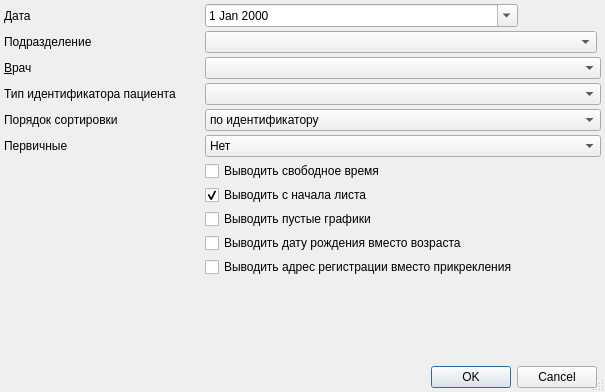
<?xml version="1.0" encoding="UTF-8"?>
<ui version="4.0">
 <class>DailyJournalBeforeRecordSetup</class>
 <widget class="QDialog" name="DailyJournalBeforeRecordSetup">
  <property name="windowModality">
   <enum>Qt::ApplicationModal</enum>
  </property>
  <property name="geometry">
   <rect>
    <x>0</x>
    <y>0</y>
    <width>605</width>
    <height>392</height>
   </rect>
  </property>
  <property name="windowTitle">
   <string>Суточный журнал предварительной записи</string>
  </property>
  <property name="sizeGripEnabled">
   <bool>true</bool>
  </property>
  <layout class="QGridLayout" name="gridLayout">
   <property name="margin">
    <number>4</number>
   </property>
   <property name="spacing">
    <number>4</number>
   </property>
   <item row="5" column="2" colspan="3">
    <widget class="CRBComboBox" name="cmbAccountingSystem"/>
   </item>
   <item row="6" column="2" colspan="3">
    <widget class="QComboBox" name="cmbOrderSorting">
     <item>
      <property name="text">
       <string>по идентификатору</string>
      </property>
     </item>
     <item>
      <property name="text">
       <string>по времени</string>
      </property>
     </item>
     <item>
      <property name="text">
       <string>по ФИО</string>
      </property>
     </item>
    </widget>
   </item>
   <item row="3" column="0">
    <widget class="QLabel" name="lblOrgStructure">
     <property name="text">
      <string>Подразделение</string>
     </property>
    </widget>
   </item>
   <item row="8" column="2" colspan="2">
    <widget class="QCheckBox" name="chkFreeTimes">
     <property name="text">
      <string>Выводить свободное время</string>
     </property>
    </widget>
   </item>
   <item row="10" column="2" colspan="2">
    <widget class="QCheckBox" name="chkNoTimeLinePerson">
     <property name="text">
      <string>Выводить пустые графики</string>
     </property>
    </widget>
   </item>
   <item row="0" column="0" colspan="2">
    <widget class="QLabel" name="lblBegDate">
     <property name="text">
      <string>Дата</string>
     </property>
     <property name="buddy">
      <cstring>edtBegDate</cstring>
     </property>
    </widget>
   </item>
   <item row="6" column="0">
    <widget class="QLabel" name="lblOrderSorting">
     <property name="text">
      <string>Порядок сортировки</string>
     </property>
    </widget>
   </item>
   <item row="5" column="0">
    <widget class="QLabel" name="lblUserProfile">
     <property name="text">
      <string>Тип идентификатора пациента</string>
     </property>
    </widget>
   </item>
   <item row="0" column="2">
    <widget class="CDateEdit" name="edtBegDate">
     <property name="enabled">
      <bool>true</bool>
     </property>
     <property name="calendarPopup">
      <bool>true</bool>
     </property>
    </widget>
   </item>
   <item row="14" column="0" colspan="4">
    <widget class="QDialogButtonBox" name="buttonBox">
     <property name="orientation">
      <enum>Qt::Horizontal</enum>
     </property>
     <property name="standardButtons">
      <set>QDialogButtonBox::Cancel|QDialogButtonBox::Ok</set>
     </property>
    </widget>
   </item>
   <item row="7" column="0" colspan="2">
    <widget class="QLabel" name="lblIsPrimary">
     <property name="text">
      <string>Первичные</string>
     </property>
    </widget>
   </item>
   <item row="9" column="2" colspan="2">
    <widget class="QCheckBox" name="chkPegeFormat">
     <property name="text">
      <string>Выводить с начала листа</string>
     </property>
     <property name="checked">
      <bool>true</bool>
     </property>
    </widget>
   </item>
   <item row="4" column="0">
    <widget class="QLabel" name="lblPerson">
     <property name="text">
      <string>&amp;Врач</string>
     </property>
     <property name="buddy">
      <cstring>cmbPerson</cstring>
     </property>
    </widget>
   </item>
   <item row="0" column="3">
    <spacer name="horizontalSpacer">
     <property name="orientation">
      <enum>Qt::Horizontal</enum>
     </property>
     <property name="sizeHint" stdset="0">
      <size>
       <width>40</width>
       <height>20</height>
      </size>
     </property>
    </spacer>
   </item>
   <item row="11" column="2">
    <widget class="QCheckBox" name="chkViewBirthDate">
     <property name="text">
      <string>Выводить дату рождения вместо возраста</string>
     </property>
    </widget>
   </item>
   <item row="13" column="1">
    <spacer>
     <property name="orientation">
      <enum>Qt::Vertical</enum>
     </property>
     <property name="sizeHint" stdset="0">
      <size>
       <width>21</width>
       <height>21</height>
      </size>
     </property>
    </spacer>
   </item>
   <item row="12" column="2">
    <widget class="QCheckBox" name="chkViewRegAdress">
     <property name="text">
      <string>Выводить адрес регистрации вместо прикрекления</string>
     </property>
    </widget>
   </item>
   <item row="7" column="2" colspan="3">
    <widget class="QComboBox" name="cmbIsPrimary">
     <item>
      <property name="text">
       <string>Нет</string>
      </property>
     </item>
     <item>
      <property name="text">
       <string>Да</string>
      </property>
     </item>
    </widget>
   </item>
   <item row="4" column="2" colspan="3">
    <widget class="CPersonComboBoxEx" name="cmbPerson">
     <property name="enabled">
      <bool>true</bool>
     </property>
    </widget>
   </item>
   <item row="3" column="2" colspan="2">
    <widget class="COrgStructureComboBox" name="cmbOrgStructure">
     <property name="enabled">
      <bool>true</bool>
     </property>
    </widget>
   </item>
  </layout>
 </widget>
 <customwidgets>
  <customwidget>
   <class>CDateEdit</class>
   <extends>QDateEdit</extends>
   <header>library/DateEdit.h</header>
  </customwidget>
  <customwidget>
   <class>COrgStructureComboBox</class>
   <extends>QComboBox</extends>
   <header>Orgs/OrgStructComboBoxes.h</header>
  </customwidget>
  <customwidget>
   <class>CRBComboBox</class>
   <extends>QComboBox</extends>
   <header>library/crbcombobox.h</header>
  </customwidget>
  <customwidget>
   <class>CPersonComboBoxEx</class>
   <extends>QComboBox</extends>
   <header>Orgs/PersonComboBoxEx.h</header>
  </customwidget>
 </customwidgets>
 <tabstops>
  <tabstop>edtBegDate</tabstop>
  <tabstop>cmbOrgStructure</tabstop>
  <tabstop>cmbPerson</tabstop>
  <tabstop>cmbAccountingSystem</tabstop>
  <tabstop>cmbOrderSorting</tabstop>
  <tabstop>cmbIsPrimary</tabstop>
  <tabstop>chkFreeTimes</tabstop>
  <tabstop>chkPegeFormat</tabstop>
  <tabstop>chkNoTimeLinePerson</tabstop>
  <tabstop>buttonBox</tabstop>
 </tabstops>
 <resources/>
 <connections>
  <connection>
   <sender>buttonBox</sender>
   <signal>accepted()</signal>
   <receiver>DailyJournalBeforeRecordSetup</receiver>
   <slot>accept()</slot>
   <hints>
    <hint type="sourcelabel">
     <x>198</x>
     <y>284</y>
    </hint>
    <hint type="destinationlabel">
     <x>119</x>
     <y>181</y>
    </hint>
   </hints>
  </connection>
  <connection>
   <sender>buttonBox</sender>
   <signal>rejected()</signal>
   <receiver>DailyJournalBeforeRecordSetup</receiver>
   <slot>reject()</slot>
   <hints>
    <hint type="sourcelabel">
     <x>249</x>
     <y>284</y>
    </hint>
    <hint type="destinationlabel">
     <x>316</x>
     <y>181</y>
    </hint>
   </hints>
  </connection>
 </connections>
</ui>
